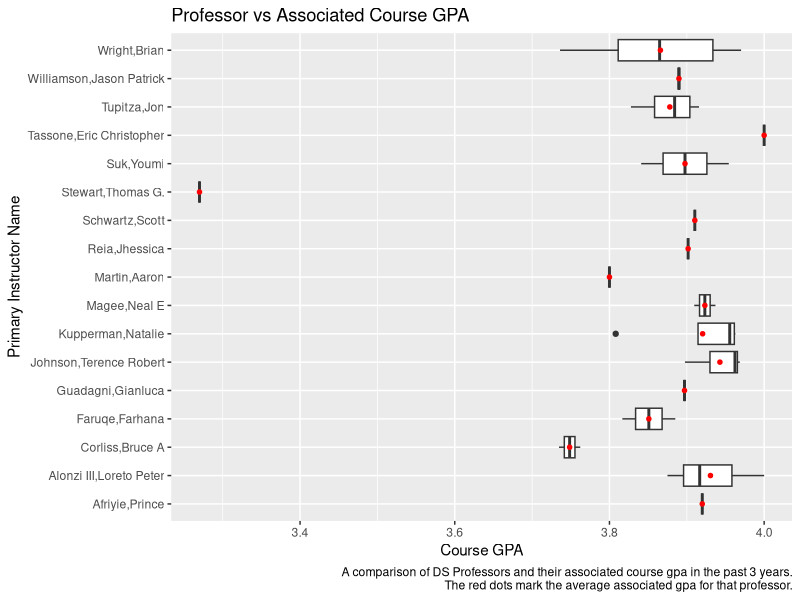
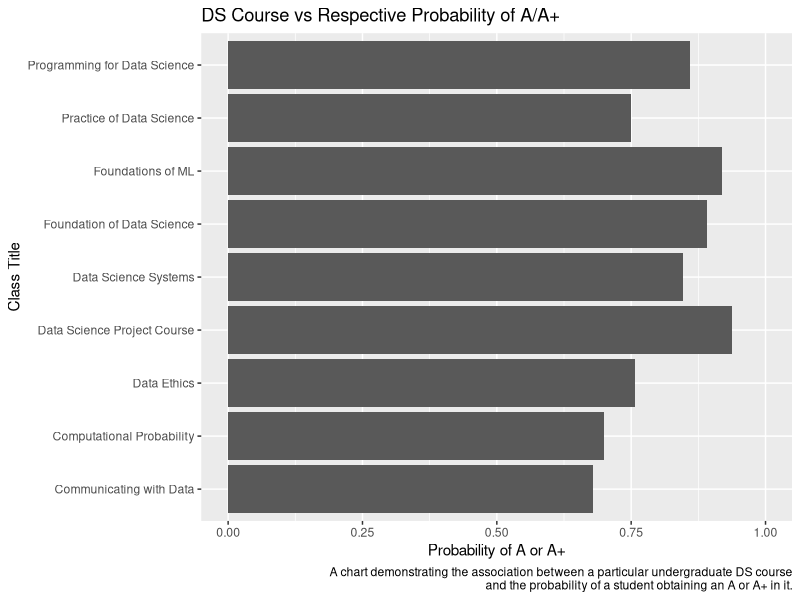

Source code (R) for these figures, in order:
## ---- chunk 1
knitr::opts_chunk$set(echo = TRUE)
## ---- chunk 2
library(readxl)
library(ggplot2)
library(tidyverse)
## ---- chunk 3
ds_courses <- read_excel("ds_courses.xlsx"); ds_courses
## ---- chunk 4
# filter for undergrad
ds_courses <- filter(ds_courses, `Catalog Number` < 5000); ds_courses 
## ---- chunk 5
# select relevant columns for all questions
ds_courses <- select(ds_courses, `Catalog Number`, `Class Title`, `Primary Instructor Name`, 
                     `Course GPA`, `# of Students`, `A+`, A); ds_courses
## ---- chunk 6
# Q1
ggplot(ds_courses, aes(x=`Course GPA`, y=`Primary Instructor Name`)) + 
  geom_boxplot() + stat_summary(fun=mean, geom="point", shape=20, size=2, color="red") + 
  labs(title="Professor vs Associated Course GPA", 
       caption="A comparison of DS Professors and their associated course gpa in the past 3 years.
       The red dots mark the average associated gpa for that professor.")


ds_courses %>% select(`Primary Instructor Name`, `Course GPA`) %>% group_by(`Primary Instructor Name`) %>%
  summarize(avg_gpa = mean(`Course GPA`)) %>% arrange(desc(avg_gpa))
## ---- chunk 7
# Q2
grpd_courses <- ds_courses %>% select(`Class Title`, `# of Students`, `A+`, A) %>% 
  group_by(`Class Title`) %>% summarize(
    avg_stud = mean(`# of Students`), 
    `avg_A+` = mean(`A+`),
    avg_A = mean(A)); grpd_courses

prob_A <- (grpd_courses$avg_A + grpd_courses$`avg_A+`) / grpd_courses$avg_stud; prob_A

ggplot(grpd_courses, aes(x=prob_A, y=`Class Title`)) + geom_col() + xlim(0, 1) +
  labs(title="DS Course vs Respective Probability of A/A+",
      x="Probability of A or A+",
      caption="A chart demonstrating the association between a particular undergraduate DS course
      and the probability of a student obtaining an A or A+ in it.")

grpd_courses %>% mutate(prob_A) %>% arrange(desc(prob_A))
